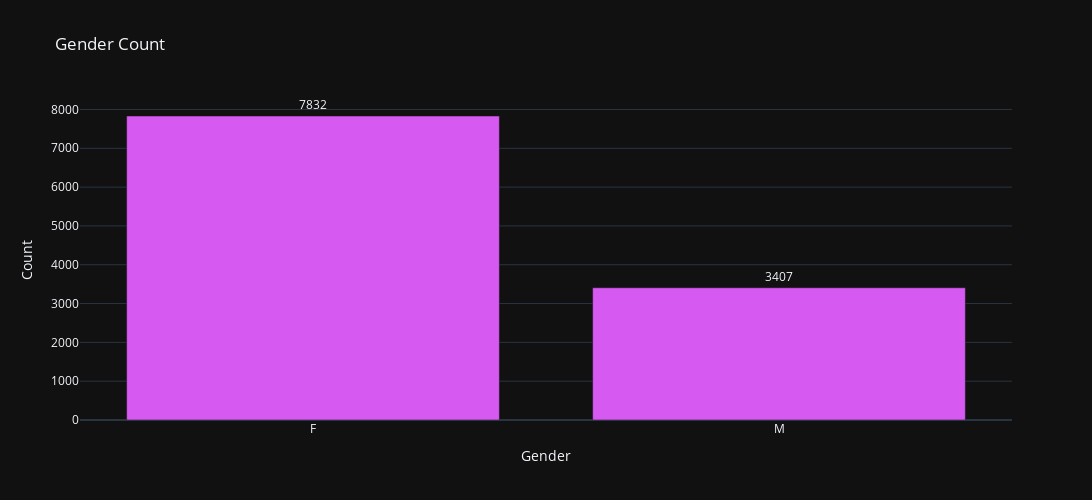

Notebook code for this chart:
### Code cell
gender_counts = data['Gender'].value_counts().reset_index().rename(columns={'index': 'gender', 'gender': 'count'})

fig = px.bar(gender_counts,
             x = 'Gender',
             y = 'count',
             color_discrete_sequence=['#D659F1'],
             text = 'count',
             title='Gender Count',
             labels={'gender': 'Gender', 'count': 'Count'},
             template='plotly_dark',
             height=500,
             width=1150)
fig.update_traces(textposition = 'outside')
fig.show()

### Figure 1 — Plotly figure (JSON) as saved in the notebook; plotly's stock layout.template omitted (floating-point values rounded to 4 significant figures)
{"data": [{"alignmentgroup": "True", "hovertemplate": "Gender=%{x}<br>Count=%{text}<extra></extra>", "legendgroup": "", "marker": {"color": "#D659F1", "pattern": {"shape": ""}}, "name": "", "offsetgroup": "", "orientation": "v", "showlegend": false, "text": [7832, 3407], "textposition": "outside", "type": "bar", "x": ["F", "M"], "xaxis": "x", "y": [7832, 3407], "yaxis": "y"}], "layout": {"barmode": "relative", "height": 500, "legend": {"tracegroupgap": 0}, "title": {"text": "Gender Count"}, "width": 1150, "xaxis": {"anchor": "y", "domain": [0, 1], "title": {"text": "Gender"}}, "yaxis": {"anchor": "x", "domain": [0, 1], "title": {"text": "Count"}}}}
